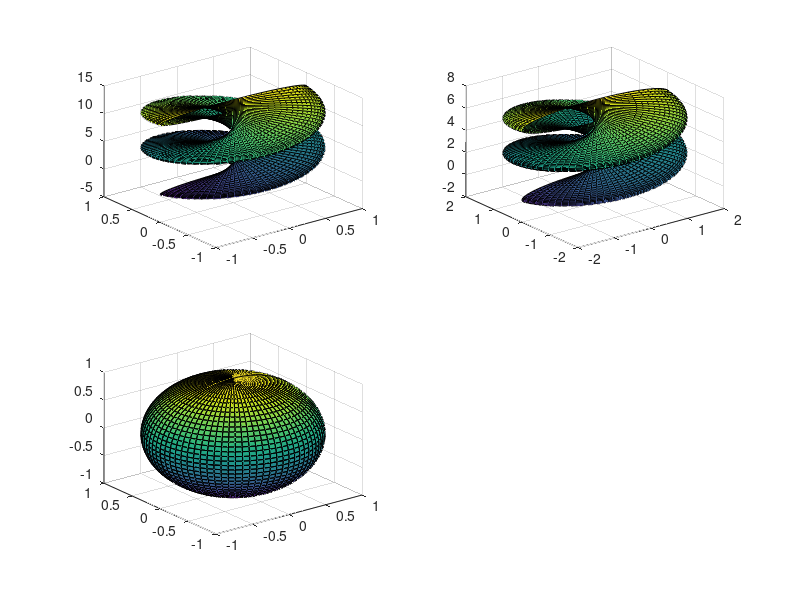

Recreate this plot in MATLAB.
function y=lab3_prob3()
  [u,v]=meshgrid(0:pi/40:2*pi);
  %a
  subplot(2,2,1)
  
  
  f1=cos(u).*cos(v)
  f2=sin(u).*cos(v)
  f3=2*u+sin(v)
  surf(f1,f2,f3)
  %b
  subplot(2,2,2)
  
  f1=2.*cos(u).*cos(v)
  f2=2.*sin(u).*cos(v)
  f3=u+sin(v)
  surf(f1,f2,f3)
  %c
  
  subplot(2,2,3)
  f=cos(u).*cos(v) , sin(u).*cos(v) , sin(v)
  f1=cos(u).*cos(v)
  f2=sin(u).*cos(v)
  f3=sin(v)
  surf(f1,f2,f3)
  
 
end